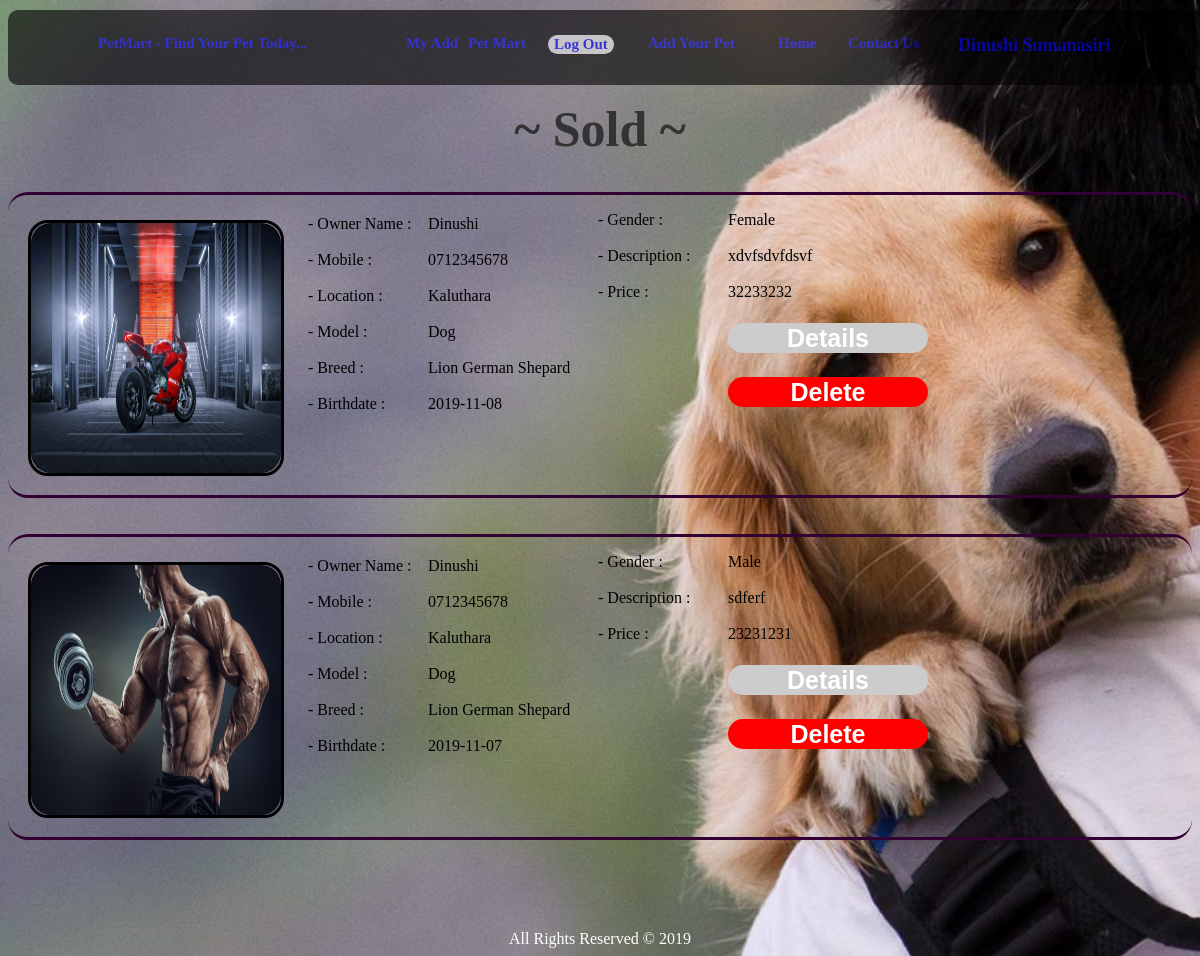
The app's page /sold.php (signed in) with its own data.
### tables this page shows
CREATE TABLE `user_details` (
  `id` int(11) NOT NULL AUTO_INCREMENT,
  `pro_pic` varchar(50) NOT NULL,
  `first_name` varchar(15) NOT NULL,
  `last_name` varchar(15) NOT NULL,
  `username` varchar(15) NOT NULL,
  `gender` varchar(7) NOT NULL,
  `country` varchar(15) NOT NULL,
  `email` varchar(30) NOT NULL,
  `set_password` varchar(15) NOT NULL,
  `confirm_password` varchar(15) NOT NULL,
  PRIMARY KEY (`id`)
);

CREATE TABLE `pet_details` (
  `add_id` int(11) NOT NULL AUTO_INCREMENT,
  `name` varchar(20) DEFAULT NULL,
  `mobile` varchar(10) DEFAULT NULL,
  `location` varchar(20) DEFAULT NULL,
  `password` varchar(15) DEFAULT NULL,
  `pict_path` varchar(50) DEFAULT NULL,
  `model` varchar(15) DEFAULT NULL,
  `breed` varchar(40) DEFAULT NULL,
  `birthdate` date DEFAULT NULL,
  `gender` varchar(8) DEFAULT NULL,
  `price` double DEFAULT NULL,
  `description` text,
  `user_id` varchar(40) DEFAULT NULL,
  `status` varchar(10) DEFAULT NULL,
  PRIMARY KEY (`add_id`)
);

### sold.php (the view, shortened to what this page needs)
<!DOCTYPE html>
<?php
if (isset($_SESSION["id"])) {
    $id = $_SESSION["id"];
    $con = new mysqli("localhost", "root", "kushada", "petshop", 3307);
    $result_set = $con->query("SELECT * FROM user_details WHERE `id`='" . $id . "'");
    $row1 = mysqli_fetch_assoc($result_set);
    $result_lk = $con->query("SELECT * FROM pet_details WHERE `user_id`='" . $id . "' AND `status`='sold'");
    $rwcount = mysqli_num_rows($result_lk);
} else {
    header("location:Loginentry.php");
}
?>
<html>
    <head>
        <link type="text/css" rel="stylesheet" href="myadd.css"/>
    </head>
    <body class="body">
    <center>
        <h1 class="head">~ Sold ~</h1>
    </center>
    <div class="divup">
        <img class="img1" src="icons8-dog-64.png"/>
        <span class="tit1">PetMart - Find Your Pet Today...</span>
        <h1 class="username"><?php
            echo $row1["first_name"] . " " . $row1["last_name"];
            ?></h1>
        <a href="contact.php">
            <span class="tit1 tit9 titx">Contact Us</span>
        </a>
        <a href="Home.php">
            <span class="tit1 tit7 titx">Home</span>
        </a>
        <a href="addyourpet.php">
            <span class="tit1 tit5 titx">Add Your Pet</span>
        </a>
        <a href="petview.php">
            <span class="tit1 titp titx">Pet Mart</span>
        </a>
        <a href="myadd.php">
            <span class="tit1 titg titx">My Add</span>
        </a>
        <form action="logout.php" method="POST">
            <input class="tit1 tit15 titx tp" value="Log Out" type="submit"/>
        </form>
    </div>
    <?php
    if ($rwcount > 0) {
        while ($rowlk = mysqli_fetch_assoc($result_lk)) {
            ?>
            <div class="detaildiv">
                <div class="imgdiv">
                    <img class="imdd" src="<?php echo $rowlk["pict_path"] ?>"/>
                </div>
                <span class="deta"> - Owner Name :</span>
                <span class="detai"><?php echo $rowlk["name"] ?></span>
                <span class="deta"> - Mobile :</span>
                <span class="detai"><?php echo $rowlk["mobile"] ?></span>
                <span class="deta"> - Location :</span>
                <span class="detai"><?php echo $rowlk["location"] ?></span>
                <span class="deta"> - Model :</span>
                <span class="detai"><?php echo $rowlk["model"] ?></span>
                <span class="deta"> - Breed :</span>
                <span class="detai"><?php echo $rowlk["breed"] ?></span>
                <span class="deta"> - Birthdate :</span>
                <span class="detai"><?php echo $rowlk["birthdate"] ?></span>
                <span class="deta sl"> - Gender :</span>
                <span class="detai sl sl1"><?php echo $rowlk["gender"] ?></span>
                <span class="deta sl"> - Description :</span>
                <p class="detai sl sl1"><?php echo $rowlk["description"] ?></p>
                <span class="deta sl"> - Price :</span>
                <span class="detai sl sl1"><?php echo $rowlk["price"] ?></span>
                <form action="details.php" method="POST">
                    <input type="submit" value="Details" class="bedi"/>
                </form>
                <form action="adddelete.php" method="GET">
                    <input type="submit" value="Delete" class="bedi bgs"/>
                </form>
            </div>
            <?php
        }
    }
    ?>
    <center>
        <span class="span1">All Rights Reserved &COPY; 2019</span>
    </center>
</body>
</html>

### myadd.css (style rules this page uses)
.body { background-image: url("pt3.jpg"); background-size: 1365px; background-attachment: fixed; }
.head { font-size: 50px; color:#333333; margin-top: 100px; }
.divup { width: 99%; height: 75px; border-radius: 10px; background-color:activeborder; position: fixed; top: 0; opacity: 0.6; border-radius: 10px; z-index: 100; margin-top: 10px; }
.img1 { width: 60px; padding-left: 10px; position: absolute; }
.tit1 { color:blue; font-family: "Arial Unicode MS"; font-size: 15px; margin-top: 25px; margin-left: 90px; font-weight: bold; position: absolute; }
.tit7 { margin-left: 770px; }
.tit9 { margin-left:840px; }
.username { font-size: 18px; color: blue; margin-left: 950px; margin-top: 25px; position: absolute; }
.tit5 { margin-left: 640px; }
.span1 { color: white; }
.tit15 { margin-left: 540px;; cursor: pointer; border-radius: 20px; outline: none; border: none; }
.titp { margin-left: 460px; }
.detaildiv { width: 100%; height: 300px; border-radius: 20px; border-bottom: solid; border-bottom-color: #330033; border-top: solid; border-top-color: #330033; }
.imgdiv { width: 250px; height: 250px; border: solid; border-color: black; border-radius: 20px; position: absolute; margin-top: 25px; margin-left: 20px; }
.imdd { width: 250px; height: 250px; border-radius: 20px; }
.deta { margin-left: 300px; margin-top: 20px; position: absolute; }
.detai { margin-left: 420px; position: absolute; margin-top: 20px }
.sl { margin-left: 590px; margin-top: -200px; }
.sl1 { margin-left: 720px; }
.bedi { position: absolute; margin-left: 720px; margin-top: -160px; width: 200px; height: 30px; outline: none; border: none; border-radius: 20px; background-color: #cccccc; font-size: 25px; font-weight: bold; color: white; cursor: pointer; }
.bgs { background-color: red; }
.titg { margin-left: 398px; }

### records on screen
user_details: first_name "Dinushi", last_name "Sumanasiri"
pet_details: pict_path (picture), name "Dinushi", mobile "0712345678", location "Kaluthara", model "Dog", breed "Lion German Shepard", birthdate "2019-11-08", gender "Female", description "xdvfsdvfdsvf", price "32233232"
pet_details: pict_path (picture), name "Dinushi", mobile "0712345678", location "Kaluthara", model "Dog", breed "Lion German Shepard", birthdate "2019-11-07", gender "Male", description "sdferf", price "23231231"
